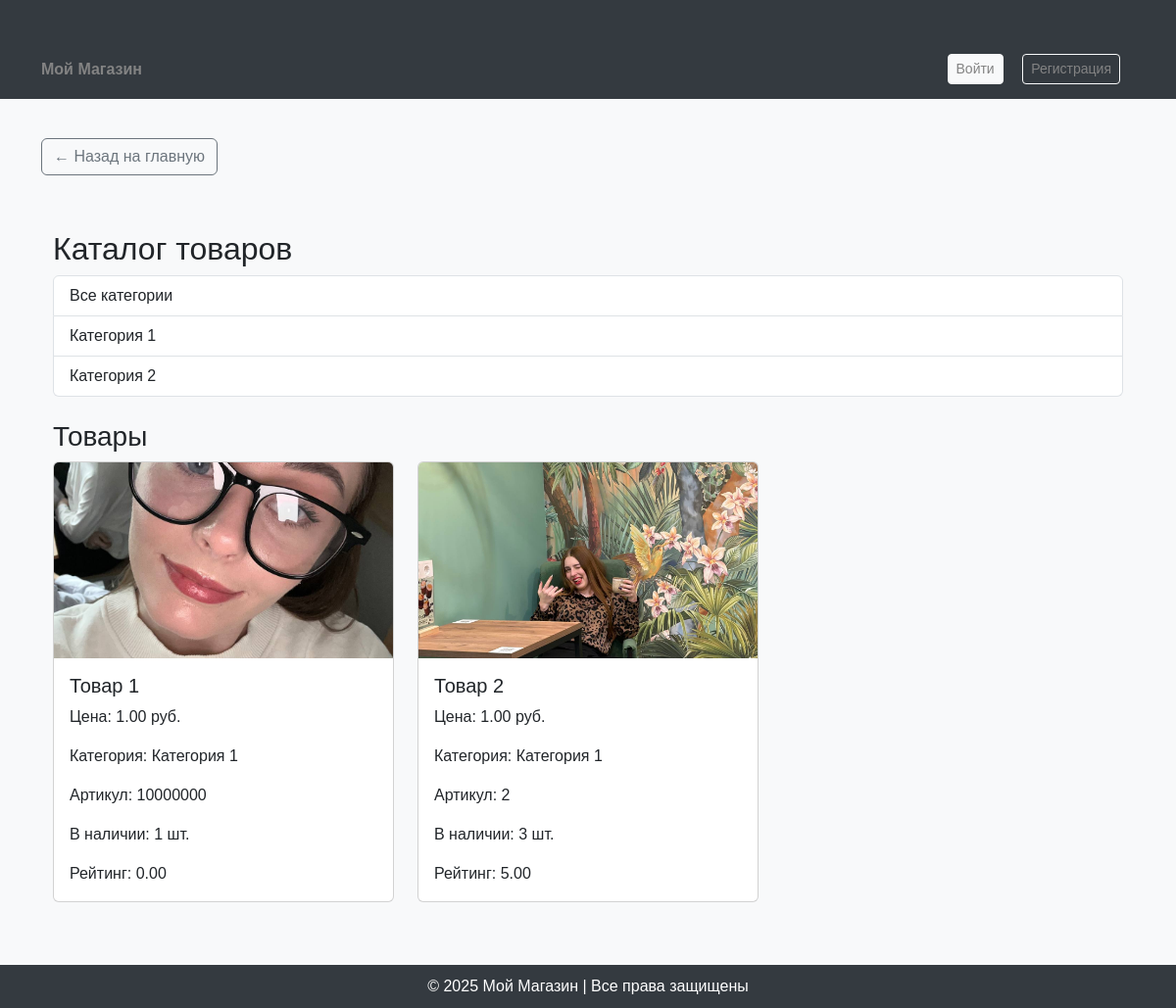
The page /accounts/catalog/ on the database as committed earlier.
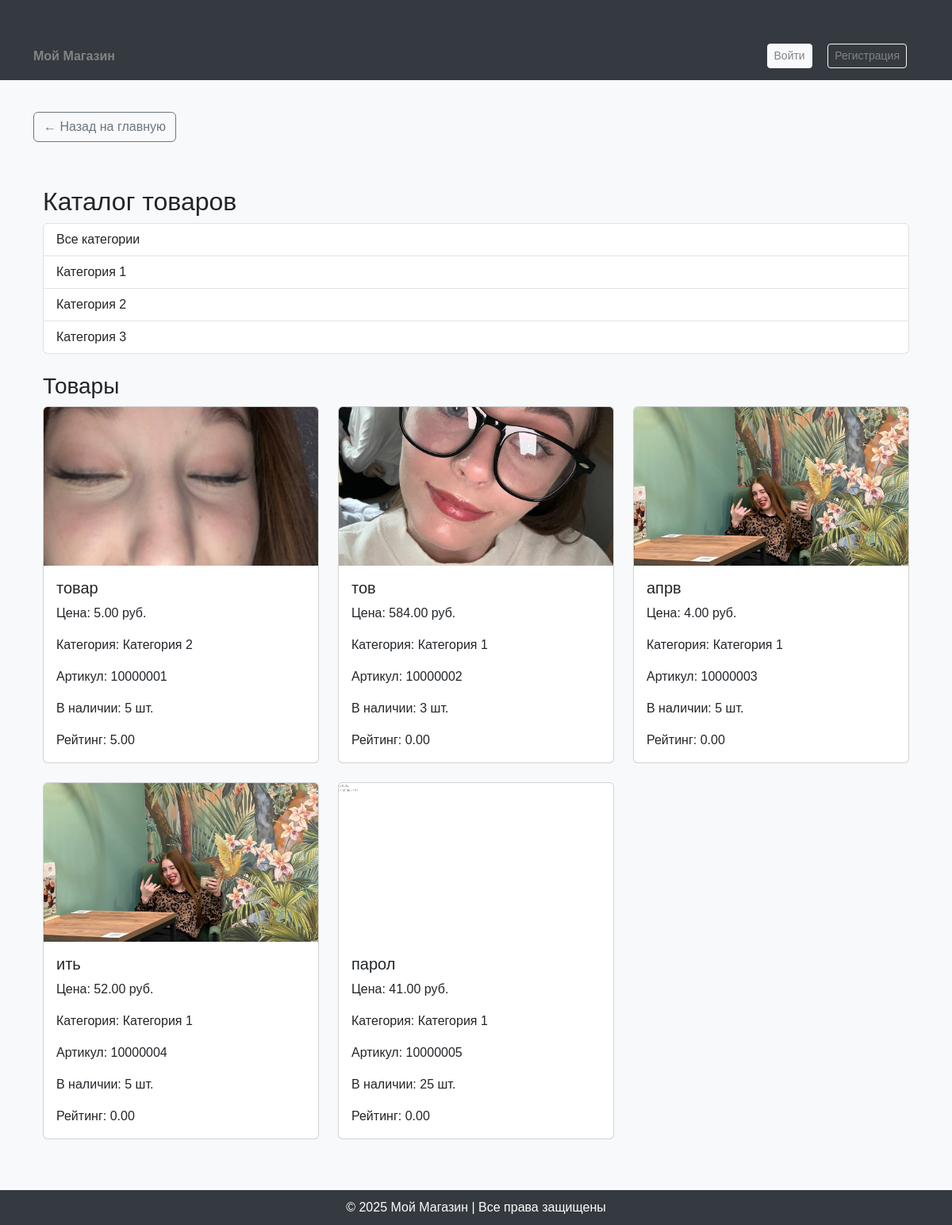
The same page on the database as committed later.
### accounts/models.py (models this page shows, shortened)
class Category(models.Model):
    name = models.CharField(max_length=255, unique=True, verbose_name="Название категории")

class Product(models.Model):
    name = models.CharField(max_length=255, verbose_name="Название")
    price = models.DecimalField(max_digits=10, decimal_places=2, verbose_name="Цена")
    parameter_1 = models.CharField(max_length=255, blank=True, verbose_name="Параметр 1")
    parameter_2 = models.CharField(max_length=255, blank=True, verbose_name="Параметр 2")
    parameter_3 = models.CharField(max_length=255, blank=True, verbose_name="Параметр 3")
    parameter_4 = models.CharField(max_length=255, blank=True, verbose_name="Параметр 4")
    parameter_5 = models.CharField(max_length=255, blank=True, verbose_name="Параметр 5")
    category = models.ForeignKey(Category, on_delete=models.CASCADE, verbose_name="Категория")
    subcategory = models.ForeignKey(Subcategory, on_delete=models.SET_NULL, blank=True, null=True, verbose_name="Подкатегория")  # <-- Добавили
    sku = models.CharField(max_length=50, unique=True, verbose_name="Артикул", blank=True)
    image = models.ImageField(upload_to="product_images/", blank=True, null=True, verbose_name="Изображение")
    description = models.TextField(blank=True, null=True, verbose_name="Описание")
    stock_quantity = models.PositiveIntegerField(default=0, verbose_name="Количество в наличии")
    average_rating = models.DecimalField(max_digits=3, decimal_places=2, default=0.00)

### accounts/views.py (the view)
# urls.py: path('catalog/', views.catalog_view, name='catalog'),
def catalog_view(request, category_id=None, subcategory_id=None):
    categories = Category.objects.all()
    if subcategory_id:
        products = Product.objects.filter(subcategory_id=subcategory_id)
    elif category_id:
        products = Product.objects.filter(category_id=category_id)
    else:
        products = Product.objects.all()
    subcategories = None
    if category_id:
        subcategories = Subcategory.objects.filter(category_id=category_id)
    return render(request, 'accounts/catalog.html', {
        'categories': categories,
        'products': products,
        'subcategories': subcategories,
        'current_category_id': category_id,
    })

### accounts/context_processors.py (called while the page is built)
def notification_counter(request):
    if request.user.is_authenticated:
        count = Notification.objects.filter(user=request.user, is_read=False).count()
        return {'unread_notifications_count': count}
    return {}

### templates/accounts/catalog.html (shortened to what this page needs)
{% extends 'base.html' %}
{% block content %}
<a href="{% url 'home' %}" class="btn btn-outline-secondary mb-3">← Назад на главную</a>
<div class="container">
    <h2>Каталог товаров</h2>
    <div class="list-group mb-4">
        <a href="{% url 'catalog' %}" class="list-group-item list-group-item-action">Все категории</a>
        {% for category in categories %}
            <a href="{% url 'catalog_by_category' category.id %}" class="list-group-item list-group-item-action">{{ category.name }}</a>
        {% endfor %}
    </div>
    <div class="mt-4">
        <h3>Товары</h3>
        {% if products %}
        <div class="row">
            {% for product in products %}
                {% include 'includes/product_card.html' %}
            {% endfor %}
        </div>
        {% else %}
        <p class="text-center">Товары не найдены.</p>
        {% endif %}
    </div>
</div>
{% endblock %}

### templates/base.html (shortened to what this page needs)
<!DOCTYPE html>
<html lang="ru">
<head>
    <link rel="stylesheet" href="https://cdn.jsdelivr.net/npm/bootstrap@5.3.0/dist/css/bootstrap.min.css">
    <link href="https://cdn.jsdelivr.net/npm/bootstrap-icons@1.10.5/font/bootstrap-icons.css" rel="stylesheet">
</head>
<body>
    <header>
        <nav class="navbar">
            <div class="container">
                <a href="{% url 'home' %}" class="fw-bold">Мой Магазин</a>
                <div>
                    {% if user.is_authenticated %}
                    <form method="get" action="{% url 'search' %}" class="d-inline me-3">
                        <input type="text" name="q" class="form-control-sm d-inline-block"
                            placeholder="Поиск товаров..." style="width:300px; display: inline-block;">
                        <button type="submit" class="btn btn-warning btn-sm">Найти</button>
                    </form>
                    <a href="{% url 'catalog' %}" class="text-white me-3">Каталог</a>
                    {% if user.is_authenticated and not user.is_superuser %}
                    <li class="nav-item d-inline-block">
                        <a class="nav-link position-relative" href="{% url 'cart' %}">
                            <i class="bi bi-cart" style="font-size: 1.4rem; color: white;"></i>
                        </a>
                    </li>
                    <a href="{% url 'delivery' %}" class="text-white me-3" title="Доставка">
                        <i class="bi bi-truck" style="font-size: 1.4rem;"></i>
                    </a>
                    <a href="{% url 'notifications' %}" class="text-white me-3 position-relative" title="Уведомления">
                        <i class="bi bi-bell" style="font-size: 1.4rem;"></i>
                        {% if unread_notifications_count > 0 %}
                        <span class="position-absolute top-0 start-100 translate-middle badge rounded-pill bg-danger">
                            {{ unread_notifications_count }}
                        </span>
                        {% endif %}
                    </a>
                    {% endif %}
                    <span class="text-white me-3">Привет, {{ user.username }}</span>
                    {% if user.userprofile.profile_picture %}
                    <a href="{% url 'profile' %}">
                        <img src="{{ user.userprofile.profile_picture.url }}" alt="Profile" class="profile-icon">
                    </a>
                    {% else %}
                    <a href="{% url 'profile' %}">
                        <span class="username-text">{{ user.username|slice:":1" }}</span>
                    </a>
                    {% endif %}
                    <a href="{% url 'logout' %}" class="btn btn-outline-light btn-sm">Выйти</a>
                    {% else %}
                    <a href="{% url 'login' %}" class="btn btn-light btn-sm">Войти</a>
                    <a href="{% url 'register' %}" class="btn btn-outline-light btn-sm">Регистрация</a>
                    {% endif %}
                </div>
            </div>
        </nav>
    </header>
    <main class="container">
        {% block content %}{% endblock %}
    </main>
    <footer>
        © 2025 Мой Магазин | Все права защищены
    </footer>
</body>
</html>

### templates/includes/product_card.html (shortened to what this page needs)
<div class="col-md-4 mb-4">
    <a href="{% url 'product_detail' product.id %}" class="text-decoration-none text-dark">
        <div class="card">
            {% if product.image %}
            <img src="{{ product.image.url }}" class="card-img-top" alt="{{ product.name }}"
                 style="object-fit: cover; height: 200px;">
            {% else %}
            <img src="https://via.placeholder.com/300x200" class="card-img-top" alt="No Image Available"
                 style="object-fit: cover; height: 200px;">
            {% endif %}
            <div class="card-body">
                <h5 class="card-title">{{ product.name }}</h5>
                <p class="card-text">Цена: {{ product.price }} руб.</p>
                <p class="card-text">Категория: {{ product.category.name }}</p>
                <p class="card-text">Артикул: {{ product.sku }}</p>
                <p class="card-text">В наличии: {{ product.stock_quantity }} шт.</p>
                <div class="mt-2">
                    <span>Рейтинг: {{ product.average_rating|floatformat:2 }}</span>
                </div>
            </div>
        </div>
    </a>
</div>

### templates/base.html (style rules this page uses)
body { background-color: #f8f9fa; font-family: 'Arial', sans-serif; }
.navbar { background-color: #343a40; padding: 15px; }
.navbar a { color: rgb(131, 131, 131); text-decoration: none; margin-right: 15px; }
.container { margin-top: 40px; }
footer { background-color: #343a40; color: white; text-align: center; padding: 10px; margin-top: 40px; }
.card { transition: transform 0.3s ease, box-shadow 0.3s ease; }

Rows that differ between the two databases and show on the page:
removed Product: image (picture), name "Товар 1", price "1.00", category.name "Категория 1", sku "10000000", stock_quantity "1", average_rating "0.00"
removed Product: image (picture), name "Товар 2", price "1.00", category.name "Категория 1", sku "2", stock_quantity "3", average_rating "5.00"
added Category: name "Категория 3"
added Product: image (picture), name "товар", price "5.00", category.name "Категория 2", sku "10000001", stock_quantity "5", average_rating "5.00"
added Product: image (picture), name "тов", price "584.00", category.name "Категория 1", sku "10000002", stock_quantity "3", average_rating "0.00"
added Product: image (picture), name "апрв", price "4.00", category.name "Категория 1", sku "10000003", stock_quantity "5", average_rating "0.00"
added Product: image (picture), name "ить", price "52.00", category.name "Категория 1", sku "10000004", stock_quantity "5", average_rating "0.00"
added Product: image (picture), name "парол", price "41.00", category.name "Категория 1", sku "10000005", stock_quantity "25", average_rating "0.00"
